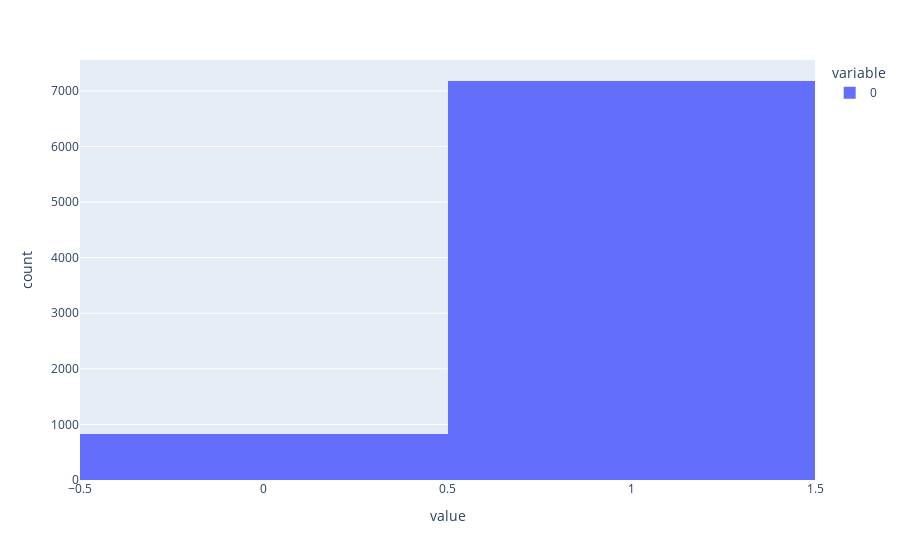

The code cell stored with this chart in its notebook:
### Code cell
# Cria o histograma com o Plotly Express
fig = px.histogram(recordings)

# Mostra o gráfico
fig.show()

### Figure 1 — Plotly figure (JSON) as saved in the notebook; plotly's stock layout.template omitted (floating-point values rounded to 4 significant figures; data arrays with more than 128 entries replaced by an {"elided": "..."} marker saying what was removed)
{"data": [{"alignmentgroup": "True", "bingroup": "x", "hovertemplate": "variable=0<br>value=%{x}<br>count=%{y}<extra></extra>", "legendgroup": "0", "marker": {"color": "#636efa", "pattern": {"shape": ""}}, "name": "0", "offsetgroup": "0", "orientation": "v", "showlegend": true, "type": "histogram", "x": {"elided": "8000 int values"}, "xaxis": "x", "yaxis": "y"}], "layout": {"barmode": "relative", "legend": {"title": {"text": "variable"}, "tracegroupgap": 0}, "margin": {"t": 60}, "xaxis": {"anchor": "y", "domain": [0, 1], "title": {"text": "value"}}, "yaxis": {"anchor": "x", "domain": [0, 1], "title": {"text": "count"}}}}
